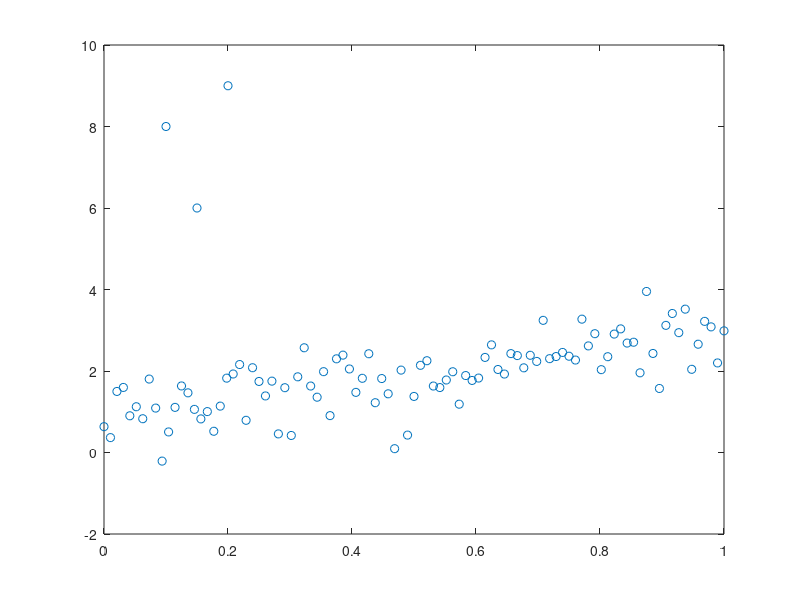

Here is the MATLAB script that generated this plot: (Note: this script raises an error after producing the figure.)
clear all
close all
clc

NIn  = 3;
NTot = 100000;
NTry = 1000;
NOut = 1;

PathToSPES = '/Users/sventuri/Dropbox/SPES/Data_Test/FourDLinearInterpolation/'


% W1 = [3, -2, 1/3];%rand(NIn, NOut);
% b1 = [-7];%rand(1);
% 
% 
% 
% x1 = linspace(-8,8,NTot);
% x2 = linspace(2,12,NTot);
% x3 = linspace(1,2,NTot);
% x  = [x1', x2', x3'];
% 
% FileX = strcat(PathToSPES,'/Data_Test_2/x.csv');
% csvwrite(FileX,x)
% 
% y = W1(1) * x1.^2 + W1(2) .* x2.^2 + W1(3) .* x3.^2 + b1;
% yt = y';
% FileY = strcat(PathToSPES,'/Data_Test_2/y.csv');
% csvwrite(FileY,yt)
% 
% 
% 
% x1 = linspace(8,10,NTry);
% x2 = linspace(0,2,NTry);
% x3 = linspace(-2,-1,NTry);
% x  = [x1', x2', x3'];
% 
% FileX = strcat(PathToSPES,'/Data_Test_2/xToCompare.csv');
% csvwrite(FileX,x)
% 
% y = W1(1) * x1.^2 + W1(2) .* x2.^2 + W1(3) .* x3.^2 + b1;
% FileY = strcat(PathToSPES,'/Data_Test_2/yToCompare.csv');
% yt = y';
% csvwrite(FileY,yt)
% 
% FileY = strcat(PathToSPES,'/Data_Test_2/xyToPlot.csv');
% csvwrite(FileY,[x,yt])


size = 97;
true_intercept = 1;
true_slope = 2;

x = linspace(0, 1, size);
true_regression_line = true_intercept + true_slope * x;
y = true_regression_line + normrnd(0,0.5,[1,size]);

x_out = [x, [.1, .15, .2]]';
y_out = [y, [8, 6, 9]]';

figure
plot(x_out,y_out,'o')


FileX  = strcat(PathToSPES,'/Data_Test/LinearRegression/x.csv');
fileID = fopen(FileX,'w');
fprintf(fileID,'x\n')
for i = 1:length(x_out)
  fprintf(fileID,'%f\n', x_out(i));
end 

FileY = strcat(PathToSPES,'/Data_Test/LinearRegression/y.csv');
fileID = fopen(FileY,'w');
fprintf(fileID,'y\n')
for i = 1:length(x_out)
  fprintf(fileID,'%f\n', y_out(i));
end 

FileX = strcat(PathToSPES,'/Data_Test/LinearRegression/xToCompare.csv');
fileID = fopen(FileX,'w');
fprintf(fileID,'x\n')
for i = 1:length(x_out)
  fprintf(fileID,'%f\n', x_out(i));
end 

FileY = strcat(PathToSPES,'/Data_Test/LinearRegression/yToCompare.csv');
fileID = fopen(FileY,'w');
fprintf(fileID,'y\n')
for i = 1:length(x_out)
  fprintf(fileID,'%f\n', y_out(i));
end 

FileXY = strcat(PathToSPES,'/Data_Test/LinearRegression/xyToPlot.csv');
fileID = fopen(FileXY,'w');
fprintf(fileID,'x,y\n')
for i = 1:length(x_out)
  fprintf(fileID,'%f,%f\n',[x_out(i),y_out(i)]);
end 